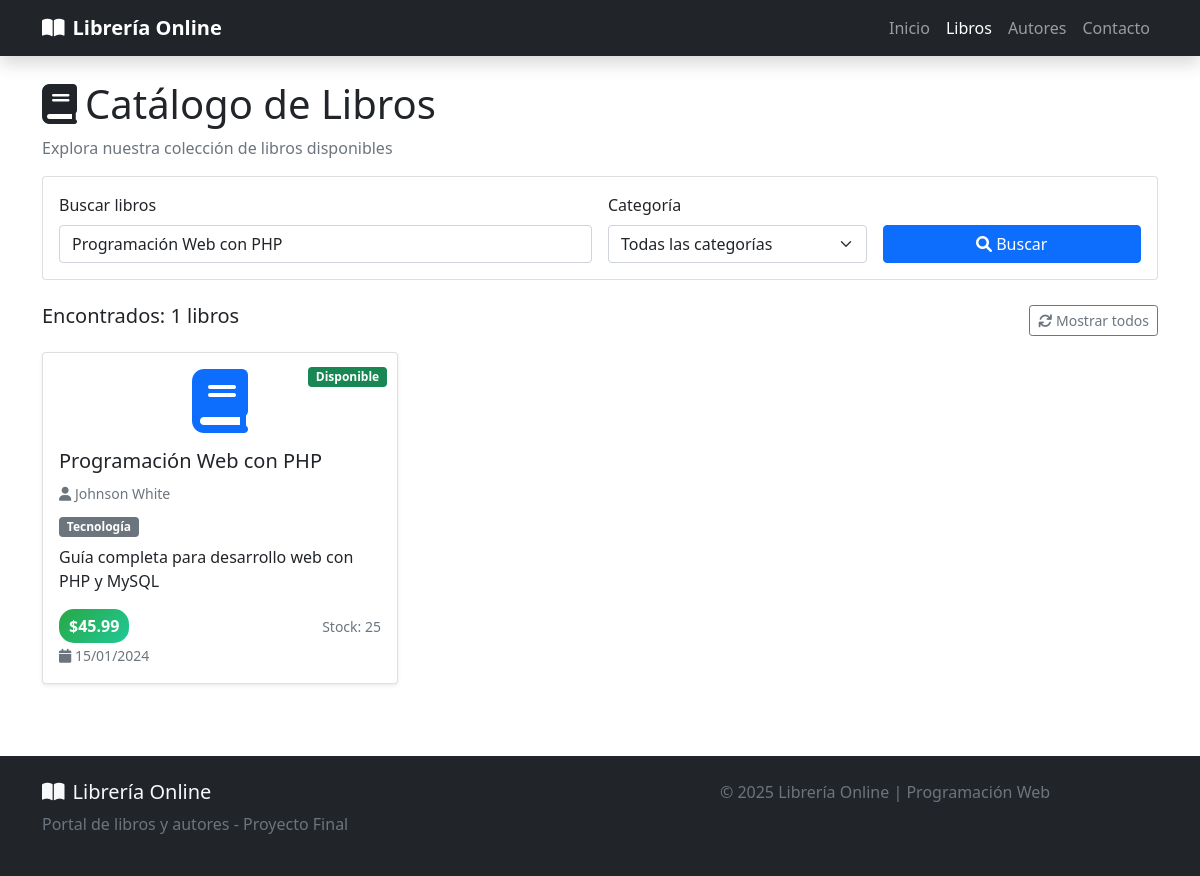
The app's page /libros.php?buscar=Programación Web con PHP with its own data.
### tables this page shows
CREATE TABLE libros (
            id_libro INTEGER PRIMARY KEY AUTOINCREMENT,
            titulo VARCHAR(100) NOT NULL,
            tipo VARCHAR(20) NOT NULL,
            id_autor VARCHAR(11) NOT NULL,
            precio DECIMAL(10,2) NOT NULL,
            fecha_publicacion DATE,
            descripcion TEXT,
            stock INTEGER DEFAULT 0,
            FOREIGN KEY (id_autor) REFERENCES autores(id_autor)
        );

CREATE TABLE autores (
            id_autor VARCHAR(11) PRIMARY KEY,
            apellido VARCHAR(15) NOT NULL,
            nombre VARCHAR(15) NOT NULL,
            telefono VARCHAR(12) NOT NULL,
            direccion VARCHAR(20) NOT NULL,
            ciudad VARCHAR(15) NOT NULL,
            estado VARCHAR(2) NOT NULL,
            pais VARCHAR(3) NOT NULL,
            cod_postal INTEGER
        );

### libros.php (the view, shortened to what this page needs)
<?php
$database = new Database();
$db = $database->getConnection();
$buscar = $_GET['buscar'] ?? '';
$query = "SELECT l.*, a.nombre, a.apellido
          FROM libros l
          INNER JOIN autores a ON l.id_autor = a.id_autor
          WHERE 1=1";
$params = [];
if (!empty($buscar)) {
    $query .= " AND (l.titulo LIKE ? OR l.descripcion LIKE ? OR a.nombre LIKE ? OR a.apellido LIKE ?)";
    $params[] = '%' . $buscar . '%';
    $params[] = '%' . $buscar . '%';
    $params[] = '%' . $buscar . '%';
    $params[] = '%' . $buscar . '%';
}
$query .= " ORDER BY l.titulo";
$stmt = $db->prepare($query);
$stmt->execute($params);
$libros = $stmt->fetchAll(PDO::FETCH_ASSOC);
?>
<!DOCTYPE html>
<html lang="es">
<head>
    <link href="https://cdn.jsdelivr.net/npm/bootstrap@5.1.3/dist/css/bootstrap.min.css" rel="stylesheet">
    <link href="https://cdnjs.cloudflare.com/ajax/libs/font-awesome/6.0.0/css/all.min.css" rel="stylesheet">
</head>
<body>
    <nav class="navbar navbar-expand-lg navbar-dark bg-dark shadow">
        <div class="container">
            <a class="navbar-brand fw-bold" href="index.php">
                <i class="fas fa-book-open me-2"></i>Librería Online
            </a>
            <div class="navbar-nav ms-auto">
                <a class="nav-link" href="index.php">Inicio</a>
                <a class="nav-link active" href="libros.php">Libros</a>
                <a class="nav-link" href="autores.php">Autores</a>
                <a class="nav-link" href="contacto.php">Contacto</a>
            </div>
        </div>
    </nav>
    <div class="container mt-4">
        <div class="row">
            <div class="col-12">
                <h1><i class="fas fa-book me-2"></i>Catálogo de Libros</h1>
                <p class="text-muted">Explora nuestra colección de libros disponibles</p>
            </div>
        </div>
        <div class="row mb-4">
            <div class="col-12">
                <div class="card">
                    <div class="card-body">
                        <form method="GET" class="row g-3">
                            <div class="col-md-6">
                                <label class="form-label">Buscar libros</label>
                                <input type="text" class="form-control" name="buscar"
                                       value="<?= htmlspecialchars($buscar) ?>"
                                       placeholder="Buscar por título, descripción o autor...">
                            </div>
                            <div class="col-md-3">
                                <label class="form-label">Categoría</label>
                                <select class="form-select" name="tipo">
                                    <option value="">Todas las categorías</option>
                                </select>
                            </div>
                            <div class="col-md-3">
                                <label class="form-label">&nbsp;</label>
                                <div class="d-grid">
                                    <button type="submit" class="btn btn-primary">
                                        <i class="fas fa-search"></i> Buscar
                                    </button>
                                </div>
                            </div>
                        </form>
                    </div>
                </div>
            </div>
        </div>
        <div class="row mb-3">
            <div class="col-12">
                <div class="d-flex justify-content-between align-items-center">
                    <h5>Encontrados: <?= count($libros) ?> libros</h5>
                    <a href="libros.php" class="btn btn-outline-secondary btn-sm">
                        <i class="fas fa-refresh"></i> Mostrar todos
                    </a>
                </div>
            </div>
        </div>
        <div class="row">
            <?php if (empty($libros)): ?>
                <div class="col-12">
                    <div class="alert alert-warning text-center">
                        <i class="fas fa-search fa-3x mb-3"></i>
                        <h4>No se encontraron libros</h4>
                        <p>Intenta ajustar los criterios de búsqueda</p>
                    </div>
                </div>
            <?php else: ?>
                <?php foreach($libros as $libro): ?>
                <div class="col-lg-4 col-md-6 mb-4">
                    <div class="card h-100 shadow-sm book-card position-relative">
                        <div class="stock-badge">
                            <?php if ($libro['stock'] > 10): ?>
                                <span class="badge bg-success">Disponible</span>
                            <?php elseif ($libro['stock'] > 0): ?>
                                <span class="badge bg-warning">Pocas unidades</span>
                            <?php else: ?>
                                <span class="badge bg-danger">Agotado</span>
                            <?php endif; ?>
                        </div>
                        <div class="card-body d-flex flex-column">
                            <div class="mb-3 text-center">
                                <i class="fas fa-book fa-4x text-primary"></i>
                            </div>
                            <h5 class="card-title"><?= htmlspecialchars($libro['titulo']) ?></h5>
                            <div class="mb-2">
                                <small class="text-muted">
                                    <i class="fas fa-user"></i>
                                    <?= htmlspecialchars($libro['nombre'] . ' ' . $libro['apellido']) ?>
                                </small>
                            </div>
                            <div class="mb-2">
                                <span class="badge bg-secondary"><?= htmlspecialchars($libro['tipo']) ?></span>
                            </div>
                            <p class="card-text flex-grow-1">
                                <?= htmlspecialchars(substr($libro['descripcion'], 0, 100)) ?>
                            </p>
                            <div class="mt-auto">
                                <div class="d-flex justify-content-between align-items-center">
                                    <span class="price-tag">
                                        $<?= number_format($libro['precio'], 2) ?>
                                    </span>
                                    <small class="text-muted">
                                        Stock: <?= $libro['stock'] ?>
                                    </small>
                                </div>
                                <?php if ($libro['fecha_publicacion']): ?>
                                <small class="text-muted">
                                    <i class="fas fa-calendar"></i>
                                    <?= date('d/m/Y', strtotime($libro['fecha_publicacion'])) ?>
                                </small>
                                <?php endif; ?>
                            </div>
                        </div>
                    </div>
                </div>
                <?php endforeach; ?>
            <?php endif; ?>
        </div>
    </div>
    <footer class="bg-dark text-light py-4 mt-5">
        <div class="container">
            <div class="row">
                <div class="col-md-6">
                    <h5><i class="fas fa-book-open me-2"></i>Librería Online</h5>
                    <p class="text-muted">Portal de libros y autores - Proyecto Final</p>
                </div>
                <div class="col-md-6 text-center">
                    <p class="text-muted mb-0">
                        &copy; <?= date('Y') ?> Librería Online | Programación Web
                    </p>
                </div>
            </div>
        </div>
    </footer>
</body>
</html>

### libros.php (style rules this page uses)
.price-tag { background: linear-gradient(135deg, #28a745, #20c997); color: white; padding: 5px 10px; border-radius: 15px; font-weight: bold; }
.stock-badge { position: absolute; top: 10px; right: 10px; }

### records on screen
libros: shows "Disponible", titulo "Programación Web con PHP", id_autor.apellido "Johnson White", tipo "Tecnología", descripcion "Guía completa para desarrollo web con PHP y MySQL", precio "45.99", stock "25", fecha_publicacion "15/01/2024"

### other values on screen
count($libros) "1"
